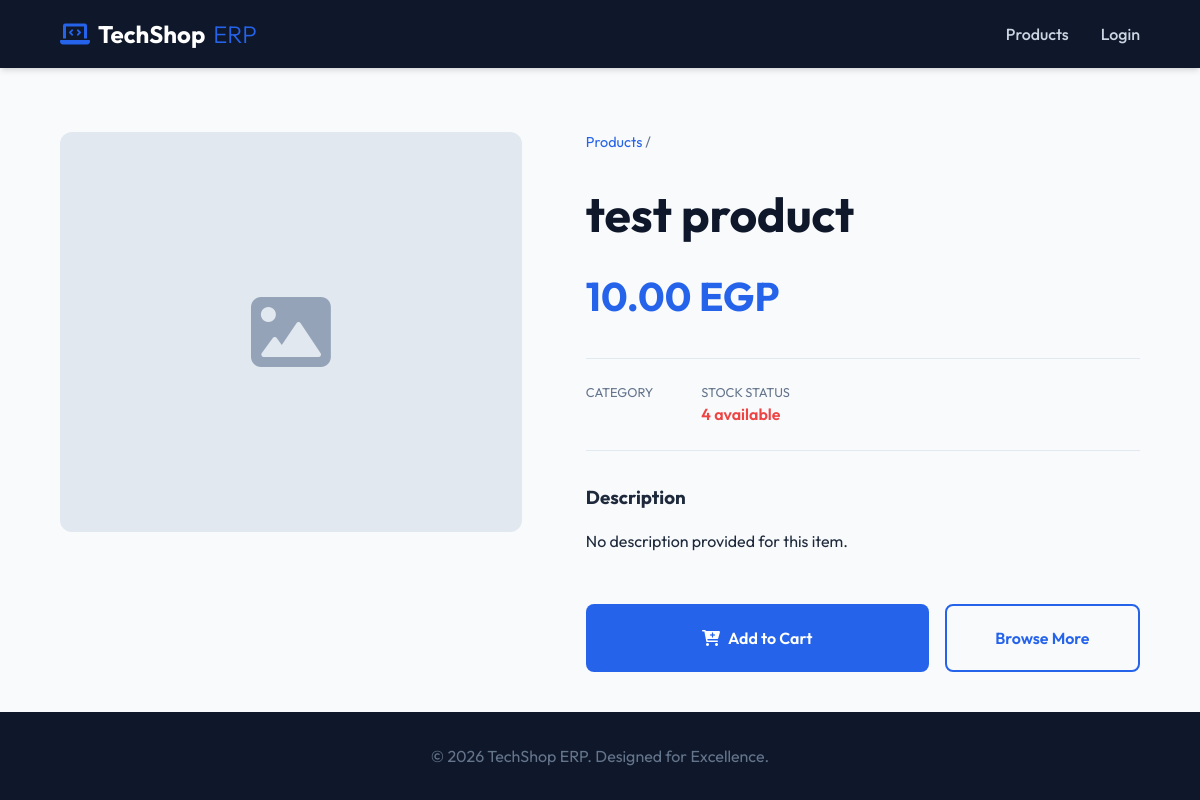
Page /product/1 on the committed database.
### tables this page shows
CREATE TABLE products (
  id INTEGER PRIMARY KEY AUTOINCREMENT,
  name TEXT NOT NULL,
  category TEXT,
  price REAL NOT NULL,
  quantity INTEGER DEFAULT 0,
  image TEXT,
  description TEXT
);

### app.py (the view)
@app.route("/product/<int:id>")
def product_details(id):
    db = get_db()
    product = db.execute("SELECT * FROM products WHERE id=?", (id,)).fetchone()
    return render_template("product_details.html", product=product)

### app.py (called while the page is built)
def get_db():
    if 'db' not in g:
        g.db = sqlite3.connect("database.db", timeout=20)
        g.db.row_factory = sqlite3.Row
        g.db.execute("PRAGMA foreign_keys = ON")
    return g.db

@app.context_processor
def inject_globals():
    cart_count = len(session.get("cart", []))
    return dict(cart_count=cart_count)

### templates/product_details.html (shortened to what this page needs)
{% extends "base.html" %}
{% block content %}
<div class="product-details-container" style="display: grid; grid-template-columns: 1fr 1.2fr; gap: 4rem; align-items: start; margin-top: 2rem;">
    <div class="product-image-section">
        {% if product.image %}
        <div style="background: white; padding: 1rem; border-radius: var(--border-radius); box-shadow: var(--shadow);">
            <img src="{{ url_for('static', filename=product.image) }}"
                 alt="{{ product.name }}"
                 style="width: 100%; height: auto; border-radius: 8px;">
        </div>
        {% else %}
        <div style="height: 400px; display: flex; align-items: center; justify-content: center; background: #e2e8f0; color: #94a3b8; border-radius: var(--border-radius);">
            <i class="fas fa-image fa-5x"></i>
        </div>
        {% endif %}
    </div>
    <div class="product-info-section">
        <nav style="margin-bottom: 1.5rem; font-size: 0.9rem; color: var(--text-muted);">
            <a href="/products" style="color: var(--primary-color); text-decoration: none;">Products</a> / {{ product.category }}
        </nav>
        <h1 style="text-align: left; margin-bottom: 1rem; font-size: 3rem;">{{ product.name }}</h1>
        <div class="product-price-large" style="font-size: 2.5rem; font-weight: 700; color: var(--primary-color); margin-bottom: 2rem;">
            {{ "{:,.2f}".format(product.price) }} EGP
        </div>
        <div class="product-meta" style="border-top: 1px solid #e2e8f0; border-bottom: 1px solid #e2e8f0; padding: 1.5rem 0; margin-bottom: 2rem; display: flex; gap: 3rem;">
            <div>
                <p style="color: var(--text-muted); font-size: 0.8rem; text-transform: uppercase;">Category</p>
            </div>
            <div>
                <p style="color: var(--text-muted); font-size: 0.8rem; text-transform: uppercase;">Stock Status</p>
                {% set stock_color = 'var(--accent-red)' if product.quantity <= 5 else 'var(--accent-green)' %}
                <p style="font-weight: 600; color: {{ stock_color }};">
                    {{ product.quantity }} available
                </p>
            </div>
        </div>
        <div class="product-description" style="margin-bottom: 3rem;">
            <h3 style="margin-bottom: 1rem;">Description</h3>
            <p style="line-height: 1.8; color: var(--text-color);">
                {{ product.description or "No description provided for this item." }}
            </p>
        </div>
        <div class="action-buttons" style="display: flex; gap: 1rem;">
            {% if session.get('role') != 'admin' and product.quantity > 0 %}
            <a href="/add-to-cart/{{ product.id }}" class="btn btn-primary" style="flex: 2; padding: 1.25rem;">
                <i class="fas fa-cart-plus"></i> Add to Cart
            </a>
            {% elif product.quantity <= 0 %}
            <button class="btn" style="flex: 2; background: #e2e8f0; color: #94a3b8; cursor: not-allowed;" disabled>
                Out of Stock
            </button>
            {% endif %}
            <a href="/products" class="btn btn-outline" style="flex: 1; padding: 1.25rem;">
                Browse More
            </a>
        </div>
    </div>
</div>
{% endblock %}

### static/css/style.css (style rules this page uses)
:root { --primary-color: #2563eb; --primary-hover: #1d4ed8; --bg-color: #f8fafc; --text-color: #1e293b; --text-muted: #64748b; --card-bg: #ffffff; --nav-bg: #0f172a; --accent-red: #ef4444; --accent-green: #10b981; --border-radius: 12px; --shadow: 0 4px 6px -1px rgb(0 0 0 / 0.1), 0 2px 4px -2px rgb(0 0 0 / 0.1); --shadow-lg: 0 10px 15px -3px rgb(0 0 0 / 0.1), 0 4px 6px -4px rgb(0 0 0 / 0.1); --font-main: 'Outfit', sans-serif; }
* { margin: 0; padding: 0; box-sizing: border-box; }
body { font-family: var(--font-main); background-color: var(--bg-color); color: var(--text-color); line-height: 1.5; min-height: 100vh; display: flex; flex-direction: column; }
h1 { font-size: 2.25rem; font-weight: 700; margin-bottom: 2rem; color: var(--nav-bg); text-align: center; }
.btn { display: inline-flex; align-items: center; justify-content: center; padding: 0.75rem 1.5rem; border-radius: 8px; font-weight: 600; text-decoration: none; cursor: pointer; transition: all 0.2s; border: none; font-family: inherit; gap: 0.5rem; }
.btn-primary { background-color: var(--primary-color); color: white; }
.btn-outline { border: 2px solid var(--primary-color); color: var(--primary-color); background: transparent; }

### rows in the picture
products: name "test product", price "10.00", quantity "4"

### other values in the picture
{{ product.description or "No description provided for this item." }} "No description provided for this item."
